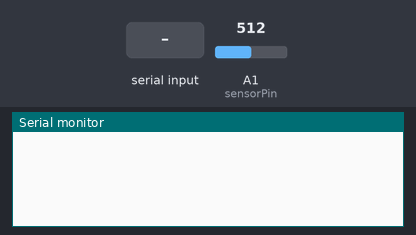
Bench run of a sketch on a simulated Arduino Uno, built with avr-gcc and run on an emulated ATmega328P. On the bench: the last lines printed to the serial monitor. The inputs (shaded band) are chosen by the test bench; at power-on: A1 (sensorPin) = 512.

Above: at 1.2 s.
1.3 s: "1" received over Serial
At 2.0 s:
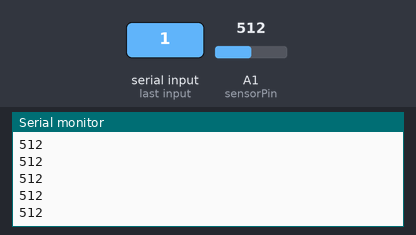
3.2 s: A1 (sensorPin) set to 716
At 3.8 s:
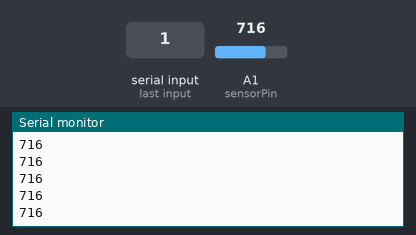
4.7 s: A1 (sensorPin) set to 900
At 5.7 s:
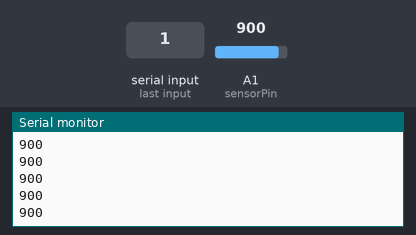
Timing chart, 0 to 7.7 s (numbered marks = the images above; inputs shaded):
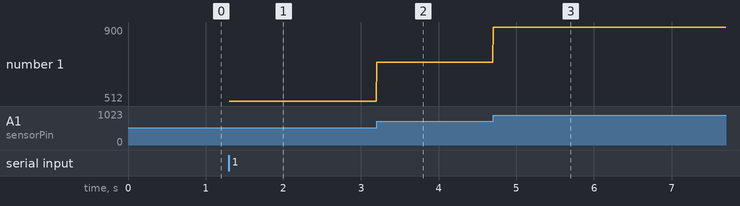

The sketch:

pot_test.ino
```cpp
int sensorPin = A1;
int val = 0;

void setup(){
  Serial.begin(9600);
  //pinMode(sensorPin, INPUT); //declare sensorPin as input
}

void loop(){
  if(Serial.available() > 0){
    val = analogRead(sensorPin); //actual value
    Serial.println(val);
  }
  Serial.flush();
}
```

Measured:
- after the input at 1.3 s, the serial monitor: prints a new line at once (image 1)
- after the input at 3.2 s, the serial monitor: prints a new line at once (image 2)
- after the input at 4.7 s, the serial monitor: prints a new line at once (image 3)
- plotted number 1: 512 → 716 after the input at 3.2 s, 716 → 900 after the input at 4.7 s
